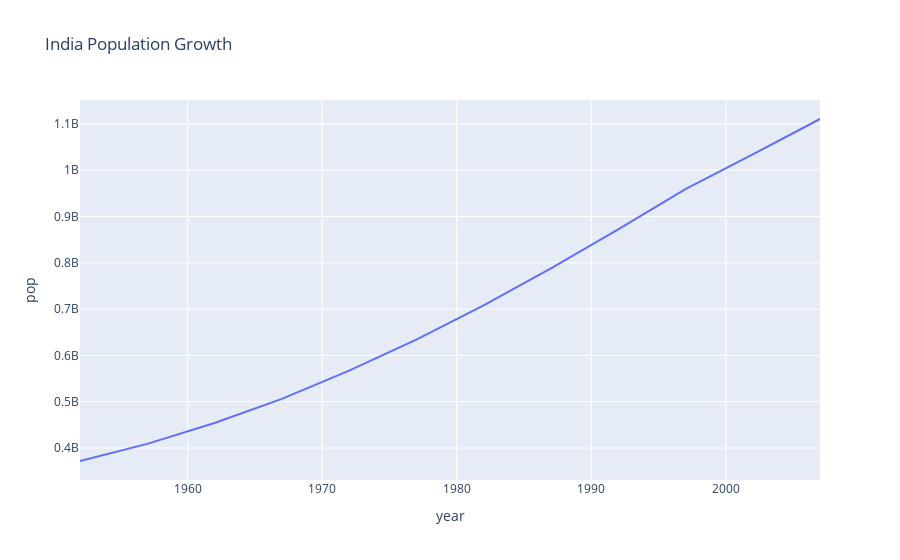

Notebook cell for this chart:
### Code cell
# line plot
# plot india population line plot
temp_df = gap[gap['country'] == 'India']
px.line(temp_df,x = 'year',y = 'pop',title = "India Population Growth")

### Figure 1 — Plotly figure (JSON) as saved in the notebook; plotly's stock layout.template omitted (floating-point values rounded to 4 significant figures)
{"data": [{"hovertemplate": "year=%{x}<br>pop=%{y}<extra></extra>", "legendgroup": "", "line": {"color": "#636efa", "dash": "solid"}, "marker": {"symbol": "circle"}, "mode": "lines", "name": "", "orientation": "v", "showlegend": false, "type": "scatter", "x": [1952, 1957, 1962, 1967, 1972, 1977, 1982, 1987, 1992, 1997, 2002, 2007], "xaxis": "x", "y": [372000000, 409000000, 454000000, 506000000, 567000000, 634000000, 708000000, 788000000, 872000000, 959000000, 1034172547, 1110396331], "yaxis": "y"}], "layout": {"autosize": true, "legend": {"tracegroupgap": 0}, "title": {"text": "India Population Growth"}, "xaxis": {"anchor": "y", "autorange": true, "domain": [0, 1], "range": [1952, 2007], "title": {"text": "year"}, "type": "linear"}, "yaxis": {"anchor": "x", "autorange": true, "domain": [0, 1], "range": [331000000.0, 1151000000.0], "title": {"text": "pop"}, "type": "linear"}}}
